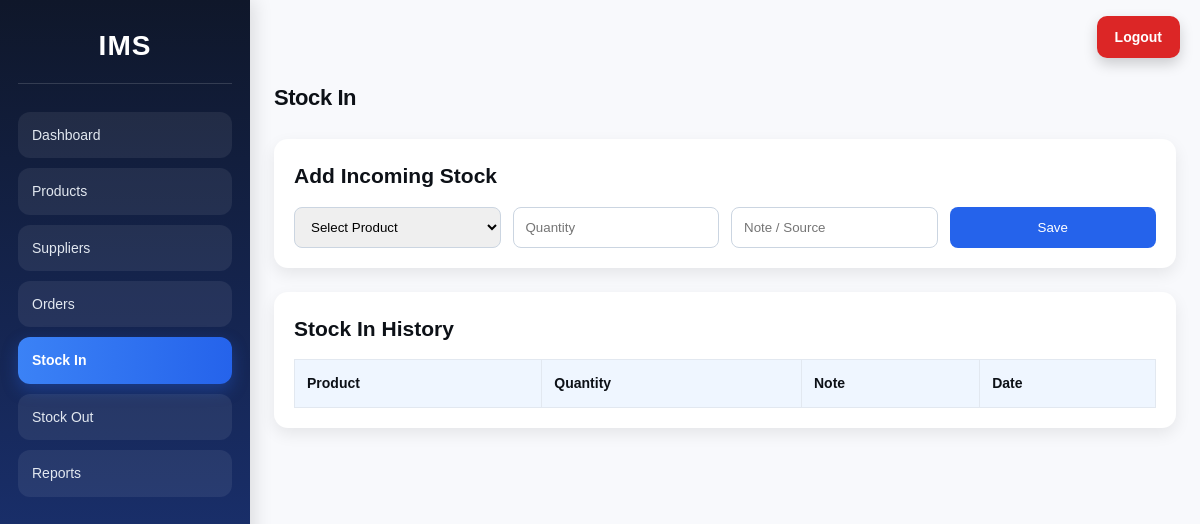
The app's page /stock_in.php (signed in), older data.
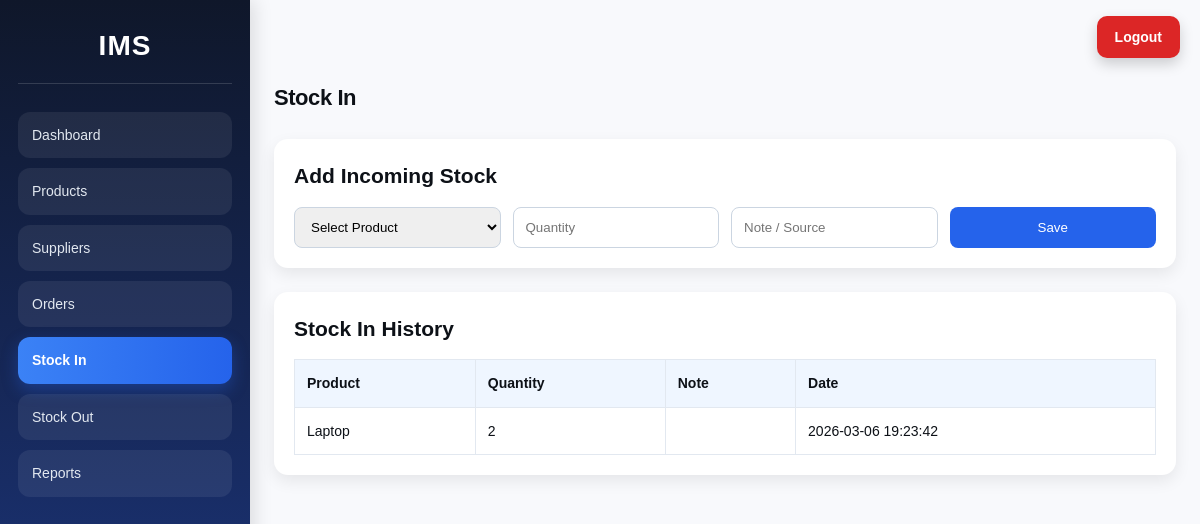
The same page, newer data.
### tables this page shows
CREATE TABLE stock_movements (
    id INTEGER PRIMARY KEY AUTOINCREMENT,
    product_id INTEGER NOT NULL,
    movement_type TEXT NOT NULL CHECK (movement_type IN ('IN', 'OUT')),
    quantity INTEGER NOT NULL,
    note TEXT,
    created_at DATETIME DEFAULT CURRENT_TIMESTAMP,
    FOREIGN KEY (product_id) REFERENCES products(id) ON DELETE CASCADE
);

CREATE TABLE products (
    id INTEGER PRIMARY KEY AUTOINCREMENT,
    name TEXT NOT NULL,
    category TEXT NOT NULL,
    quantity INTEGER NOT NULL DEFAULT 0,
    price REAL NOT NULL DEFAULT 0,
    reorder_level INTEGER NOT NULL DEFAULT 5,
    supplier_id INTEGER NULL,
    FOREIGN KEY (supplier_id) REFERENCES suppliers(id) ON DELETE SET NULL
);

### stock_in.php (the view, shortened to what this page needs)
<?php
require_once 'includes/auth_check.php';
$history = $pdo->query("SELECT sm.*, p.name AS product_name FROM stock_movements sm JOIN products p ON sm.product_id = p.id WHERE sm.movement_type = 'IN' ORDER BY sm.id DESC")->fetchAll();
require_once 'includes/header.php';
?>
<h1>Stock In</h1>
<section class="panel">
    <h2>Add Incoming Stock</h2>
    <form method="POST" class="grid-form">
        <select name="product_id" required>
            <option value="">Select Product</option>
        </select>
        <input type="number" name="quantity" placeholder="Quantity" min="1" required>
        <input type="text" name="note" placeholder="Note / Source">
        <button type="submit">Save</button>
    </form>
</section>
<section class="panel">
    <h2>Stock In History</h2>
    <table>
        <tr>
            <th>Product</th>
            <th>Quantity</th>
            <th>Note</th>
            <th>Date</th>
        </tr>
        <?php foreach ($history as $row): ?>
        <tr>
            <td><?= htmlspecialchars($row['product_name']) ?></td>
            <td><?= $row['quantity'] ?></td>
            <td><?= htmlspecialchars($row['note']) ?></td>
            <td><?= $row['created_at'] ?></td>
        </tr>
        <?php endforeach; ?>
    </table>
</section>
<?php require_once 'includes/footer.php'; ?>

Row changes from the older to the newer data that the page shows:
added stock_movements: product.name "Laptop", quantity "2", created_at "2026-03-06 19:23:42"
